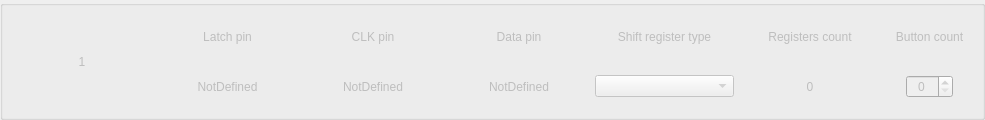
<?xml version="1.0" encoding="UTF-8"?>
<ui version="4.0">
 <class>ShiftRegisters</class>
 <widget class="QWidget" name="ShiftRegisters">
  <property name="geometry">
   <rect>
    <x>0</x>
    <y>0</y>
    <width>985</width>
    <height>120</height>
   </rect>
  </property>
  <property name="minimumSize">
   <size>
    <width>0</width>
    <height>100</height>
   </size>
  </property>
  <property name="windowTitle">
   <string>Form</string>
  </property>
  <layout class="QVBoxLayout" name="verticalLayout">
   <property name="leftMargin">
    <number>0</number>
   </property>
   <property name="topMargin">
    <number>0</number>
   </property>
   <property name="rightMargin">
    <number>0</number>
   </property>
   <property name="bottomMargin">
    <number>0</number>
   </property>
   <item>
    <widget class="QGroupBox" name="groupBox">
     <property name="enabled">
      <bool>false</bool>
     </property>
     <property name="title">
      <string/>
     </property>
     <layout class="QGridLayout" name="gridLayout" rowstretch="0,0" columnstretch="1,1,1,1,1,1,0" columnminimumwidth="0,0,0,0,0,0,0">
      <item row="1" column="1">
       <widget class="QLabel" name="label_LatchPin">
        <property name="enabled">
         <bool>false</bool>
        </property>
        <property name="text">
         <string>NotDefined</string>
        </property>
        <property name="alignment">
         <set>Qt::AlignCenter</set>
        </property>
       </widget>
      </item>
      <item row="0" column="4">
       <widget class="QLabel" name="text_shiftRegisterType">
        <property name="enabled">
         <bool>false</bool>
        </property>
        <property name="text">
         <string>Shift register type</string>
        </property>
        <property name="alignment">
         <set>Qt::AlignCenter</set>
        </property>
       </widget>
      </item>
      <item row="1" column="5">
       <widget class="QLabel" name="label_RegistersCount">
        <property name="enabled">
         <bool>false</bool>
        </property>
        <property name="text">
         <string notr="true">0</string>
        </property>
        <property name="alignment">
         <set>Qt::AlignCenter</set>
        </property>
       </widget>
      </item>
      <item row="1" column="6">
       <layout class="QGridLayout" name="gridLayout_3" columnstretch="1,0,1">
        <item row="1" column="2">
         <spacer name="horizontalSpacer_2">
          <property name="orientation">
           <enum>Qt::Horizontal</enum>
          </property>
          <property name="sizeType">
           <enum>QSizePolicy::Preferred</enum>
          </property>
          <property name="sizeHint" stdset="0">
           <size>
            <width>20</width>
            <height>20</height>
           </size>
          </property>
         </spacer>
        </item>
        <item row="1" column="0">
         <spacer name="horizontalSpacer">
          <property name="orientation">
           <enum>Qt::Horizontal</enum>
          </property>
          <property name="sizeType">
           <enum>QSizePolicy::Preferred</enum>
          </property>
          <property name="sizeHint" stdset="0">
           <size>
            <width>20</width>
            <height>20</height>
           </size>
          </property>
         </spacer>
        </item>
        <item row="1" column="1">
         <widget class="QSpinBox" name="spinBox_ButtonCount">
          <property name="enabled">
           <bool>false</bool>
          </property>
          <property name="sizePolicy">
           <sizepolicy hsizetype="Minimum" vsizetype="Fixed">
            <horstretch>0</horstretch>
            <verstretch>0</verstretch>
           </sizepolicy>
          </property>
          <property name="alignment">
           <set>Qt::AlignCenter</set>
          </property>
          <property name="correctionMode">
           <enum>QAbstractSpinBox::CorrectToNearestValue</enum>
          </property>
          <property name="maximum">
           <number>128</number>
          </property>
         </widget>
        </item>
        <item row="0" column="1">
         <spacer name="verticalSpacer_3">
          <property name="orientation">
           <enum>Qt::Vertical</enum>
          </property>
          <property name="sizeType">
           <enum>QSizePolicy::Minimum</enum>
          </property>
          <property name="sizeHint" stdset="0">
           <size>
            <width>20</width>
            <height>10</height>
           </size>
          </property>
         </spacer>
        </item>
        <item row="2" column="1">
         <spacer name="verticalSpacer_4">
          <property name="orientation">
           <enum>Qt::Vertical</enum>
          </property>
          <property name="sizeType">
           <enum>QSizePolicy::Minimum</enum>
          </property>
          <property name="sizeHint" stdset="0">
           <size>
            <width>20</width>
            <height>10</height>
           </size>
          </property>
         </spacer>
        </item>
       </layout>
      </item>
      <item row="1" column="4">
       <layout class="QGridLayout" name="gridLayout_2">
        <item row="0" column="0">
         <spacer name="verticalSpacer">
          <property name="orientation">
           <enum>Qt::Vertical</enum>
          </property>
          <property name="sizeType">
           <enum>QSizePolicy::Minimum</enum>
          </property>
          <property name="sizeHint" stdset="0">
           <size>
            <width>20</width>
            <height>10</height>
           </size>
          </property>
         </spacer>
        </item>
        <item row="1" column="0">
         <widget class="CenteredCBox" name="comboBox_ShiftRegType">
          <property name="enabled">
           <bool>false</bool>
          </property>
          <property name="sizePolicy">
           <sizepolicy hsizetype="Preferred" vsizetype="Fixed">
            <horstretch>0</horstretch>
            <verstretch>0</verstretch>
           </sizepolicy>
          </property>
         </widget>
        </item>
        <item row="2" column="0">
         <spacer name="verticalSpacer_2">
          <property name="orientation">
           <enum>Qt::Vertical</enum>
          </property>
          <property name="sizeType">
           <enum>QSizePolicy::Minimum</enum>
          </property>
          <property name="sizeHint" stdset="0">
           <size>
            <width>20</width>
            <height>10</height>
           </size>
          </property>
         </spacer>
        </item>
       </layout>
      </item>
      <item row="0" column="0" rowspan="2">
       <widget class="QLabel" name="label_ShiftIndex">
        <property name="enabled">
         <bool>false</bool>
        </property>
        <property name="text">
         <string notr="true">1</string>
        </property>
        <property name="alignment">
         <set>Qt::AlignCenter</set>
        </property>
       </widget>
      </item>
      <item row="0" column="5">
       <widget class="QLabel" name="text_registersCount">
        <property name="enabled">
         <bool>false</bool>
        </property>
        <property name="text">
         <string>Registers count</string>
        </property>
        <property name="alignment">
         <set>Qt::AlignCenter</set>
        </property>
       </widget>
      </item>
      <item row="0" column="1">
       <widget class="QLabel" name="text_latchPin">
        <property name="enabled">
         <bool>false</bool>
        </property>
        <property name="text">
         <string>Latch pin</string>
        </property>
        <property name="alignment">
         <set>Qt::AlignCenter</set>
        </property>
       </widget>
      </item>
      <item row="0" column="6">
       <widget class="QLabel" name="text_buttonCount">
        <property name="enabled">
         <bool>false</bool>
        </property>
        <property name="text">
         <string>Button count</string>
        </property>
        <property name="alignment">
         <set>Qt::AlignCenter</set>
        </property>
       </widget>
      </item>
      <item row="0" column="3">
       <widget class="QLabel" name="text_dataPin">
        <property name="enabled">
         <bool>false</bool>
        </property>
        <property name="text">
         <string>Data pin</string>
        </property>
        <property name="alignment">
         <set>Qt::AlignCenter</set>
        </property>
       </widget>
      </item>
      <item row="1" column="3">
       <widget class="QLabel" name="label_DataPin">
        <property name="enabled">
         <bool>false</bool>
        </property>
        <property name="text">
         <string>NotDefined</string>
        </property>
        <property name="alignment">
         <set>Qt::AlignCenter</set>
        </property>
       </widget>
      </item>
      <item row="0" column="2">
       <widget class="QLabel" name="text_clkPin">
        <property name="text">
         <string>CLK pin</string>
        </property>
        <property name="alignment">
         <set>Qt::AlignCenter</set>
        </property>
       </widget>
      </item>
      <item row="1" column="2">
       <widget class="QLabel" name="label_ClkPin">
        <property name="text">
         <string>NotDefined</string>
        </property>
        <property name="alignment">
         <set>Qt::AlignCenter</set>
        </property>
       </widget>
      </item>
     </layout>
    </widget>
   </item>
  </layout>
 </widget>
 <customwidgets>
  <customwidget>
   <class>CenteredCBox</class>
   <extends>QComboBox</extends>
   <header>centered_cbox.h</header>
  </customwidget>
 </customwidgets>
 <resources/>
 <connections/>
</ui>
